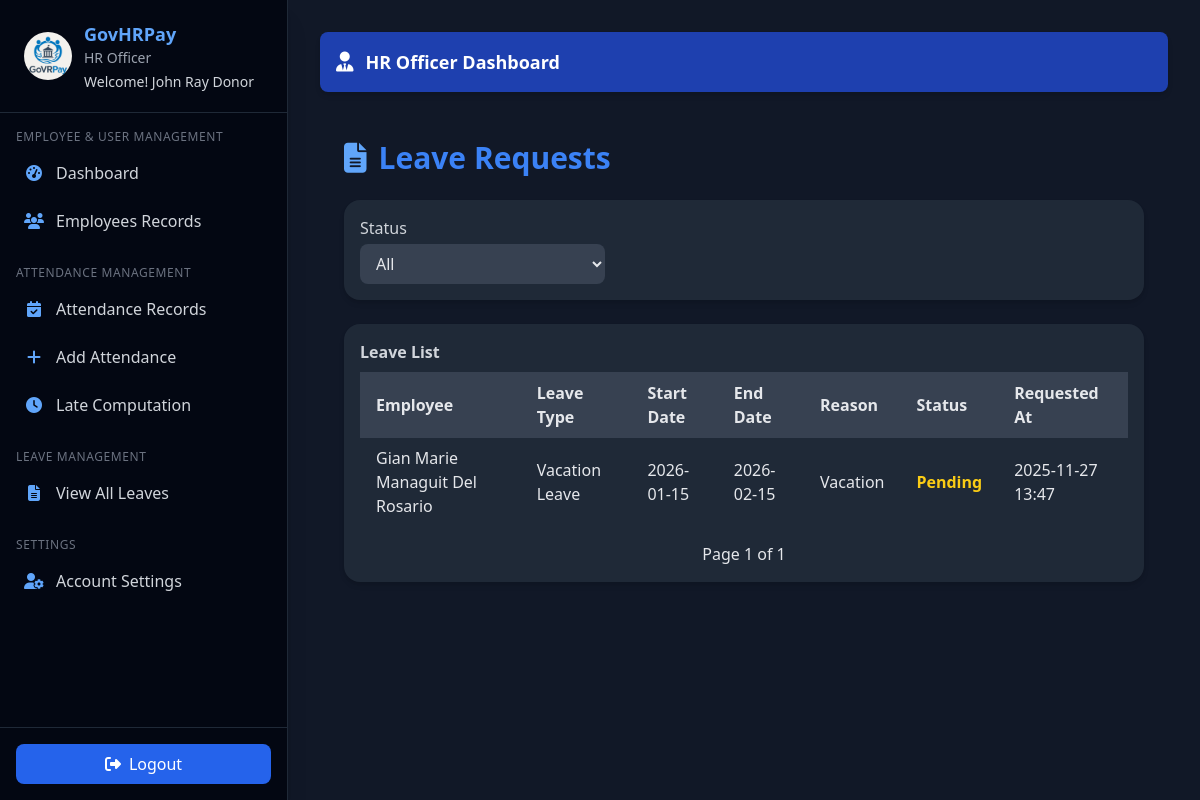
Page /hr/officer/leaves (signed in) on the committed database.
### hr_system/hr/models/user.py (models this page shows, shortened)
class User(UserMixin, db.Model):
    id = db.Column(db.Integer, primary_key=True)
    email = db.Column(db.String(150), unique=True, nullable=False)
    password = db.Column(db.String(150), nullable=False)
    first_name = db.Column(db.String(100), nullable=False)
    last_name = db.Column(db.String(100), nullable=False)
    role = db.Column(db.String(50), nullable=False, default="employee")
    department_id = db.Column(
        db.Integer, db.ForeignKey('department.id', name='fk_user_department_id')
    )
    position = db.Column(db.String(100))
    active = db.Column(db.Boolean, default=True)
    created_at = db.Column(db.DateTime, default=datetime.utcnow)
    last_login = db.Column(db.DateTime)
    managed_department = db.relationship(
        "Department",
        back_populates="head",
        uselist=False,
        foreign_keys="[Department.head_id]"
    )
    employee_profile = db.relationship(
        "Employee",
        back_populates="user",
        uselist=False
    )
    approved_leaves = db.relationship(
        "Leave",
        back_populates="approver",
        lazy=True,
        foreign_keys="[Leave.approved_by]"
    )
    department = db.relationship(
        "Department",
        backref="users",
        foreign_keys=[department_id]
    )
    def get_full_name(self):
        return f"{self.first_name} {self.last_name}"

### hr_system/hr/models/hr_models.py (models this page shows, shortened)
class Leave(db.Model):
    __tablename__ = "leave"
    id = db.Column(db.Integer, primary_key=True)
    employee_id = db.Column(db.Integer, db.ForeignKey("employee.id"), nullable=False)
    leave_type_id = db.Column(db.Integer, db.ForeignKey("leave_type.id", name="fk_leave_leave_type_id"), nullable=False)
    start_date = db.Column(db.Date, nullable=False)
    end_date = db.Column(db.Date, nullable=False)
    days_requested = db.Column(db.Integer, nullable=False)
    reason = db.Column(db.Text, nullable=False)
    status = db.Column(db.String(50), default="Pending")
    approved_by = db.Column(db.Integer, db.ForeignKey("user.id", name="fk_leave_approved_by"))
    approved_at = db.Column(db.DateTime)
    comments = db.Column(db.Text)
    created_at = db.Column(db.DateTime, default=datetime.utcnow)
    updated_at = db.Column(db.DateTime, default=datetime.utcnow, onupdate=datetime.utcnow)
    employee = db.relationship("Employee", back_populates="leaves")
    leave_type = db.relationship("LeaveType", back_populates="leaves", foreign_keys=[leave_type_id])
    approver = db.relationship("User", back_populates="approved_leaves", foreign_keys=[approved_by])

class Employee(db.Model):
    __tablename__ = "employee"
    id = db.Column(db.Integer, primary_key=True)
    employee_id = db.Column(db.String(20), unique=True, nullable=False)
    user_id = db.Column(db.Integer, db.ForeignKey('user.id', name='fk_employee_user_id'), unique=True)
    department_id = db.Column(db.Integer, db.ForeignKey('department.id', name='fk_employee_department_id'))
    position_id = db.Column(db.Integer, db.ForeignKey('position.id', name='fk_employee_position_id'))
    first_name = db.Column(db.String(100), nullable=False)
    last_name = db.Column(db.String(100), nullable=False)
    middle_name = db.Column(db.String(100))
    email = db.Column(db.String(150), unique=True, nullable=False)
    phone = db.Column(db.String(20))
    barangay = db.Column(db.String(100))
    municipality = db.Column(db.String(100))
    province = db.Column(db.String(100))
    postal_code = db.Column(db.String(10))
    street_address = db.Column(db.String(255))
    salary = db.Column(db.Float)
    date_hired = db.Column(db.Date, nullable=False)
    date_of_birth = db.Column(db.Date)
    gender = db.Column(db.String(10))
    marital_status = db.Column(db.String(20))
    emergency_contact = db.Column(db.String(100))
    emergency_phone = db.Column(db.String(20))
    status = db.Column(db.String(20), default="Active")
    archived = db.Column(db.Boolean, default=False)
    archived_at = db.Column(db.DateTime)
    cs_eligibility = db.Column(db.String(50))
    created_at = db.Column(db.DateTime, default=datetime.utcnow)
    updated_at = db.Column(db.DateTime, default=datetime.utcnow, onupdate=datetime.utcnow)
    user = db.relationship("User", back_populates="employee_profile", uselist=False)
    department = db.relationship("Department", back_populates="employees", foreign_keys=[department_id])
    position = db.relationship("Position", back_populates="employees", foreign_keys=[position_id])
    attendances = db.relationship("Attendance", back_populates="employee", lazy=True)
    leaves = db.relationship("Leave", back_populates="employee", lazy=True)
    leave_credits = db.relationship("LeaveCredit", back_populates="employee", lazy=True)
    payrolls = db.relationship("Payroll", back_populates="employee", lazy=True)
    payslips = db.relationship("Payslip", back_populates="employee", lazy=True)
    employee_deductions = db.relationship("EmployeeDeduction", back_populates="employee", lazy=True, cascade="all, delete-orphan")
    employee_allowances = db.relationship("EmployeeAllowance", back_populates="employee", lazy=True, cascade="all, delete-orphan")
    employment_type_id = db.Column(db.Integer, db.ForeignKey("employment_type.id", name="fk_employee_employment_type_id"))
    employment_type = db.relationship("EmploymentType", back_populates="employees", foreign_keys=[employment_type_id])
    deductions = db.relationship(
        "Deduction",
        secondary="employee_deductions",
        viewonly=True,
        lazy="joined"
    )
    allowances = db.relationship(
        "Allowance",
        secondary="employee_allowances",
        viewonly=True,
        lazy="joined"
    )
    def get_full_name(self):
        return f"{self.first_name} {self.middle_name or ''} {self.last_name}".strip()

class LeaveType(db.Model):
    __tablename__ = 'leave_type'
    id = db.Column(db.Integer, primary_key=True)
    name = db.Column(db.String(100), unique=True, nullable=False)
    description = db.Column(db.Text)
    leaves = db.relationship('Leave', back_populates='leave_type', lazy=True)
    leave_credits = db.relationship("LeaveCredit", back_populates="leave_type", lazy=True)

### hr_system/hr/routes/hr_officer_routes.py (the view)
@hr_officer_bp.route("/leaves")
@login_required
@hr_officer_required
def view_leaves():
    page = request.args.get("page", 1, type=int)
    status_filter = request.args.get("status", "")
    query = Leave.query
    if status_filter:
        query = query.filter_by(status=status_filter)
    leaves = query.order_by(Leave.created_at.desc()).paginate(
        page=page, per_page=20, error_out=False
    )
    return render_template(
        "hr/officer/officer_view_leaves.html",
        leaves=leaves,
        status_filter=status_filter,
    )

### hr_system/hr/__init__.py (called while the page is built)
@login_manager.user_loader
def load_user(user_id):
    return User.query.get(int(user_id))

### hr_system/hr/utils.py (called while the page is built)
def hr_officer_required(f):
    @wraps(f)
    def decorated_function(*args, **kwargs):
        if not current_user.is_authenticated or current_user.role not in ['admin', 'officer']:
            return jsonify({'error': 'HR Officer access required'}), 403
        return f(*args, **kwargs)
    return decorated_function

### templates/hr/officer/officer_view_leaves.html (shortened to what this page needs)
{% extends 'hr/officer/officer_base.html' %}
{% block content %}
<main class="p-6 max-w-7xl mx-auto">
  <h1 class="text-3xl font-bold text-blue-500 mb-6 flex items-center gap-3">
    <i class="fa-solid fa-file-lines text-blue-400"></i>
    Leave Requests
  </h1>
  <form method="get" id="filterForm" class="bg-gray-800 p-4 rounded-2xl shadow-md mb-6 grid grid-cols-1 md:grid-cols-3 gap-4 items-end">
    <div>
      <label class="block text-gray-300 font-medium mb-1">Status</label>
      <select id="status" name="status"
              class="w-full bg-gray-700 text-gray-200 px-3 py-2 rounded-lg focus:ring-2 focus:ring-blue-400">
        <option value="">All</option>
      </select>
    </div>
  </form>
  <div class="overflow-x-auto bg-gray-800 rounded-2xl shadow-md p-4">
    <table class="min-w-full divide-y divide-gray-700 text-gray-200">
      <caption class="text-left text-gray-300 font-semibold mb-2">Leave List</caption>
      <thead class="bg-gray-700 text-gray-200">
        <tr>
          <th class="px-4 py-2 text-left">Employee</th>
          <th class="px-4 py-2 text-left">Leave Type</th>
          <th class="px-4 py-2 text-left">Start Date</th>
          <th class="px-4 py-2 text-left">End Date</th>
          <th class="px-4 py-2 text-left">Reason</th>
          <th class="px-4 py-2 text-left">Status</th>
          <th class="px-4 py-2 text-left">Requested At</th>
        </tr>
      </thead>
      <tbody class="divide-y divide-gray-700">
        {% for leave in leaves.items %}
        <tr class="hover:bg-gray-700 transition">
          <td class="px-4 py-2">{{ leave.employee.get_full_name() }}</td>
          <td class="px-4 py-2">{{ leave.leave_type.name }}</td>
          <td class="px-4 py-2">{{ leave.start_date.strftime('%Y-%m-%d') }}</td>
          <td class="px-4 py-2">{{ leave.end_date.strftime('%Y-%m-%d') }}</td>
          <td class="px-4 py-2">{{ leave.reason }}</td>
          <td class="px-4 py-2">
            <span class="font-semibold
                         {% if leave.status == 'Approved' %}text-green-500
                         {% elif leave.status == 'Pending' %}text-yellow-400
                         {% elif leave.status == 'Rejected' %}text-red-500{% endif %}">
              {{ leave.status }}
            </span>
          </td>
          <td class="px-4 py-2">{{ leave.created_at.strftime('%Y-%m-%d %H:%M') }}</td>
        </tr>
        {% else %}
        <tr>
          <td colspan="7" class="px-4 py-2 text-center text-gray-400">No leave requests found.</td>
        </tr>
        {% endfor %}
      </tbody>
    </table>
    <div class="flex justify-between items-center mt-4 text-gray-200">
      <span>Page {{ leaves.page }} of {{ leaves.pages }}</span>
    </div>
  </div>
</main>
{% endblock %}

### templates/hr/officer/officer_base.html (shortened to what this page needs)
<!DOCTYPE html>
<html lang="en">
  <head>
    <script src="https://cdn.tailwindcss.com"></script>
    <link
      rel="stylesheet"
      href="https://cdnjs.cloudflare.com/ajax/libs/font-awesome/6.5.2/css/all.min.css"
    />
  </head>
  <body class="bg-gray-900 text-gray-100 flex flex-col md:flex-row min-h-screen font-sans">
    <aside id="sidebar"
      class="bg-gray-950 text-white w-64 sm:w-72 flex-shrink-0 fixed md:static inset-y-0 left-0
             transform -translate-x-full md:translate-x-0 transition-transform duration-300 z-30
             flex flex-col justify-between border-r border-gray-800 shadow-xl">
      <div class="overflow-y-auto flex-grow">
        <div class="flex items-center gap-3 px-6 py-5 border-b border-gray-800 sticky top-0 bg-gray-950 z-10">
          <img src="{{ url_for('officer.static', filename='img/logo2.avif') }}"
               class="w-12 h-12 rounded-full object-cover">
          <div>
            <h2 class="text-lg font-semibold text-blue-400">GovHRPay</h2>
            <p class="text-sm text-gray-400">HR Officer</p>
            <p class="text-sm text-gray-300 mt-1">
              Welcome! <span class="font-medium">{{ current_user.get_full_name() }}</span>
            </p>
          </div>
        </div>
        <nav class="mt-4 px-4 text-gray-300 space-y-6">
          {% for section, links in {
            "Employee & User Management": [
              ("fa-gauge-high", "Dashboard", "officer.hr_dashboard"),
              ("fa-users", "Employees Records", "officer.employees")
            ],
            "Attendance Management": [
              ("fa-calendar-check", "Attendance Records", "officer.attendance"),
              ("fa-plus", "Add Attendance", "officer.add_attendance"),
              ("fa-clock", "Late Computation", "officer.late_computation")
            ],
            "Leave Management": [
              ("fa-file-lines", "View All Leaves", "officer.view_leaves")
            ],
            "Settings": [
              ("fa-user-gear", "Account Settings", "officer.edit_password")
            ]
          }.items() %}
          <div>
            <h3 class="text-xs uppercase tracking-wider text-gray-500 mb-2">
              {{ section }}
            </h3>
            <ul class="space-y-2">
              {% for icon, text, url in links %}
              <li>
                <a href="{{ url_for(url) }}"
                   class="flex items-center gap-3 p-2 rounded-lg hover:bg-blue-700/40 transition">
                  <i class="fa-solid {{ icon }} text-blue-400 w-5 text-center"></i>
                  <span>{{ text }}</span>
                </a>
              </li>
              {% endfor %}
            </ul>
          </div>
        </nav>
      </div>
      <div class="p-4 border-t border-gray-800">
        <button id="logoutBtn"
          class="flex items-center gap-2 w-full justify-center py-2 rounded-lg
                 bg-blue-600 hover:bg-blue-700 transition">
          <i class="fa-solid fa-right-from-bracket"></i> Logout
        </button>
      </div>
    </aside>
    <main class="flex-1 p-4 sm:p-6 md:p-8 overflow-y-auto bg-gray-900">
      <div class="bg-blue-800 text-white rounded-lg p-4 mb-6 hidden md:flex items-center gap-3 shadow-md">
        <i class="fa-solid fa-user-tie text-xl"></i>
        <h1 class="text-lg font-semibold">HR Officer Dashboard</h1>
      </div>
      {% block content %}{% endblock %}
    </main>
  </body>
</html>

### rows in the picture
User: get_full_name "John Ray Donor"
Leave: employee.get_full_name "Gian Marie Managuit Del Rosario", leave_type.name "Vacation Leave", start_date "2026-01-15", end_date "2026-02-15", reason "Vacation", status "Pending", created_at "2025-11-27 13:47"

### other values in the picture
{{ section }} "EMPLOYEE & USER MANAGEMENT" "ATTENDANCE MANAGEMENT" "LEAVE MANAGEMENT" "SETTINGS"
{{ text }} "Dashboard" "Employees Records" "Attendance Records" "Add Attendance" "Late Computation" "View All Leaves" "Account Settings"
{{ leaves.page }} "1"
{{ leaves.pages }} "1"
